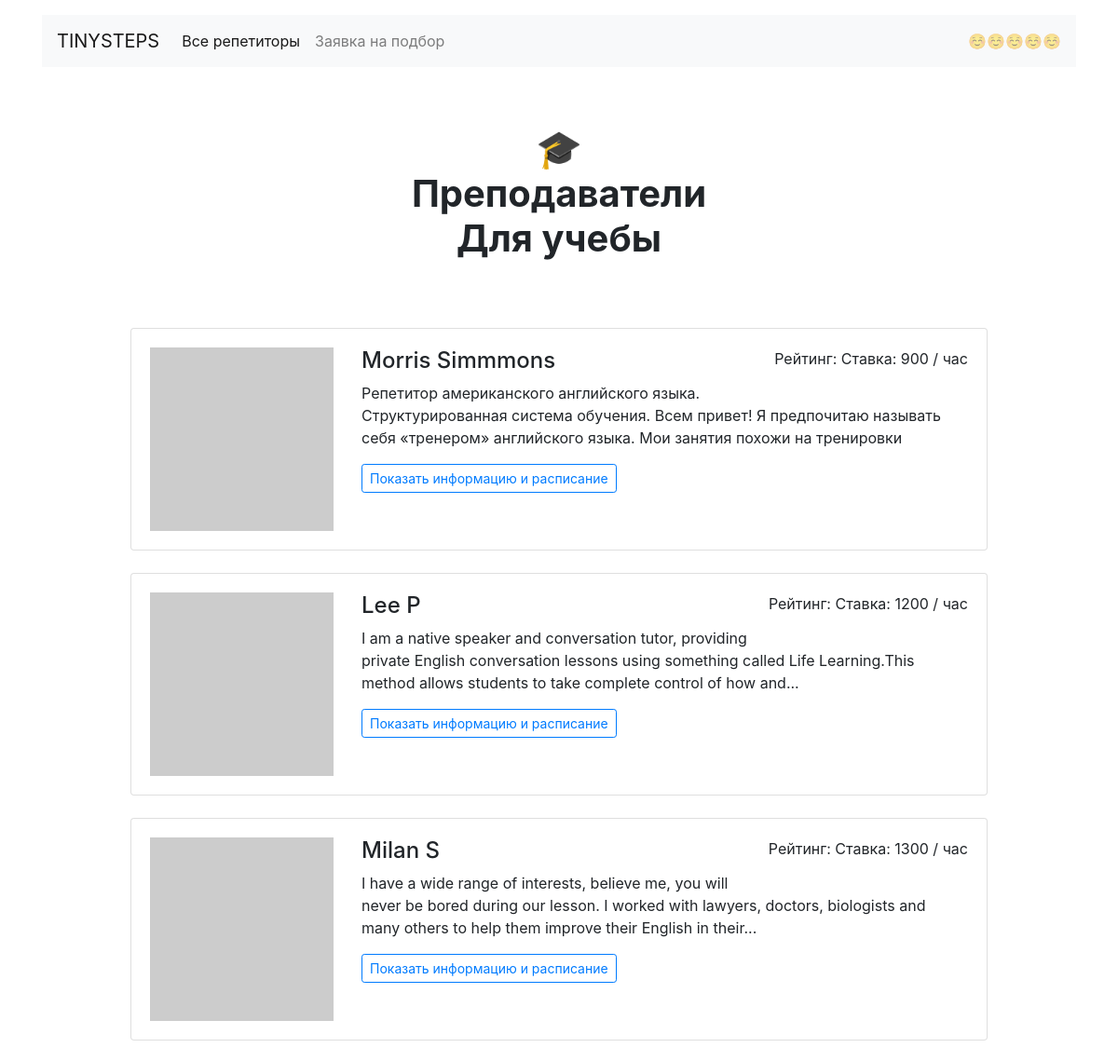
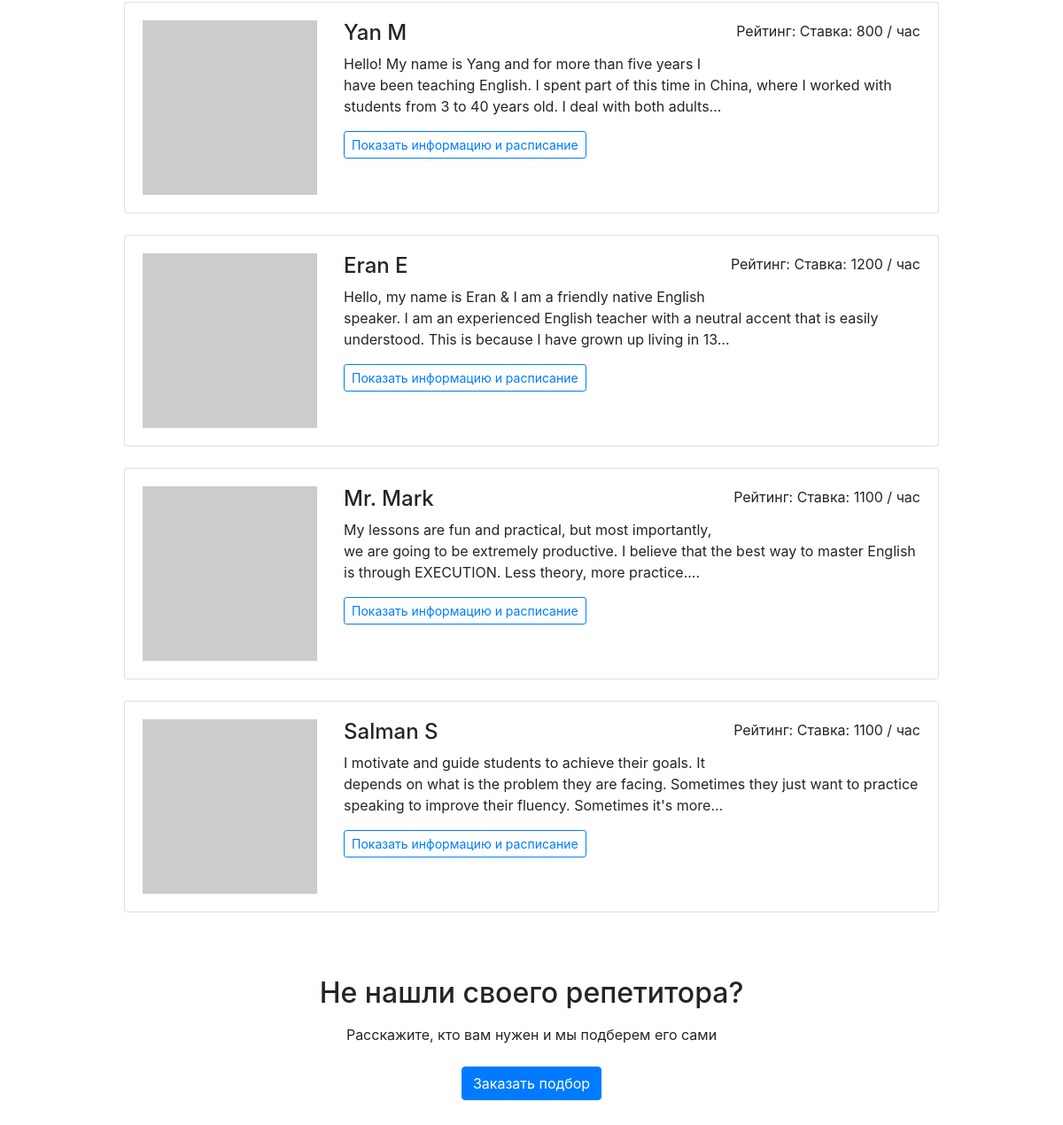
Page /goals/study/ on the committed database (2 pictures, top to bottom).
### app.py (models this page shows)
class Teacher(db.Model):
    __tablename__ = "teachers"
    id = db.Column(db.Integer, primary_key=True)
    name = db.Column(db.String(100))
    about = db.Column(db.String)
    rating = db.Column(db.Float)
    picture =db.Column(db.String)
    price = db.Column(db.Integer)
    goals = db.Column(db.String)
    free = db.Column(db.String)
    bookings = db.relationship("Booking", back_populates="clientTeacher")

### app.py (the view)
@app.route('/goals/<goal_id>/')
def goals(goal_id):
    if goal_id in GOALS_DATA:
        teachers = db.session.query(Teacher).filter(Teacher.goals.contains(goal_id))
        return render_template('goal.html', goal=GOALS_DATA[goal_id],
                                teachers=teachers    #filter(lambda row: goal_id in row['goals'], teachers)
                                )
    else:
        teachers = db.session.query(Teacher).all()
        return render_template('goal.html', goal="", teachers=teachers)

### templates/goal.html
{% extends 'base.html' %}
{% block container %}
    <h1 class="h1 text-center w-50 mx-auto mt-1 py-5 mb-4">
      <strong>
        {% if goal != "" %}
          {{ goal.icon }}<br />Преподаватели <br> {{ goal.value }}
        {% else %}
          <br />Все преподаватели <br>
        {% endif %}
      </strong>
    </h1>
    <div class="row">
      <div class="col-12 col-lg-10 offset-lg-1 m-auto">
        {% for teacher in teachers %}
          {% include 'teacher_minicard.html' %}
        {% endfor %}
      </div>
    </div>
    <h2 class="text-center mt-5 mb-3">Не нашли своего репетитора?</h2>
    <p class="text-center mb-4">Расскажите, кто вам нужен и мы подберем его сами</p>
    <div class="text-center pb-5">
        <a href="/search/" class="btn btn-primary">Заказать подбор</a>
    </div>
{% endblock %}

### templates/teacher_minicard.html
<div class="card mb-4">
  <div class="card-body">
    <div class="row">
      <div class="col-3"><img src="{{ teacher.picture }}" class="img-fluid" alt="{{ teacher.name }}"></div>
      <div class="col-9">
        <p class="float-right">Рейтинг: {{ teacher.raiting }} Ставка: {{ teacher.price }} / час</p>
        <h2 class="h4">{{ teacher.name }}</h2>
        <p>{{ teacher.about|truncate(200) }}</p>
        <a href="/profile/{{ teacher.id }}" class="btn btn-outline-primary btn-sm mr-3 mb-2">Показать информацию и расписание</a>
      </div>
    </div>
  </div>
</div>

### rows in the picture
Teacher: price "900", name "Morris Simmmons", about "Репетитор американского английского языка. Структурированная система обучения. Всем привет! Я предпочитаю называть себя «тренером» английского языка. Мои занятия похожи на тренировки"
Teacher: price "1200", name "Lee P", about "I am a native speaker and conversation tutor, providing private English conversation lessons using something called Life Learning.This method allows students to take complete control of how and..."
Teacher: price "1300", name "Milan S", about "I have a wide range of interests, believe me, you will never be bored during our lesson. I worked with lawyers, doctors, biologists and many others to help them improve their English in their..."
Teacher: price "800", name "Yan M", about "Hello! My name is Yang and for more than five years I have been teaching English. I spent part of this time in China, where I worked with students from 3 to 40 years old. I deal with both adults..."
Teacher: price "1200", name "Eran E", about "Hello, my name is Eran & I am a friendly native English speaker. I am an experienced English teacher with a neutral accent that is easily understood. This is because I have grown up living in 13..."
Teacher: price "1100", name "Mr. Mark", about "My lessons are fun and practical, but most importantly, we are going to be extremely productive. I believe that the best way to master English is through EXECUTION. Less theory, more practice...."
Teacher: price "1100", name "Salman S", about "I motivate and guide students to achieve their goals. It depends on what is the problem they are facing. Sometimes they just want to practice speaking to improve their fluency. Sometimes it's more..."

### other values in the picture
{{ goal.icon }} "🎓"
{{ goal.value }} "Для учебы"
